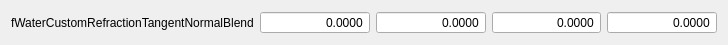
<?xml version="1.0" encoding="UTF-8"?>
<ui version="4.0">
 <class>Form</class>
 <widget class="QWidget" name="Form">
  <property name="geometry">
   <rect>
    <x>0</x>
    <y>0</y>
    <width>728</width>
    <height>40</height>
   </rect>
  </property>
  <property name="windowTitle">
   <string>Form</string>
  </property>
  <layout class="QHBoxLayout" name="horizontalLayout">
   <item>
    <widget class="QLabel" name="valName">
     <property name="minimumSize">
      <size>
       <width>225</width>
       <height>0</height>
      </size>
     </property>
     <property name="text">
      <string>fWaterCustomRefractionTangentNormalBlend</string>
     </property>
    </widget>
   </item>
   <item>
    <widget class="QDoubleSpinBox" name="v0">
     <property name="alignment">
      <set>Qt::AlignRight|Qt::AlignTrailing|Qt::AlignVCenter</set>
     </property>
     <property name="buttonSymbols">
      <enum>QAbstractSpinBox::NoButtons</enum>
     </property>
     <property name="correctionMode">
      <enum>QAbstractSpinBox::CorrectToNearestValue</enum>
     </property>
     <property name="showGroupSeparator" stdset="0">
      <bool>false</bool>
     </property>
     <property name="decimals">
      <number>4</number>
     </property>
     <property name="minimum">
      <double>-10000000000000000735758738477112498397576062152177456799245857901351759143802190202050679656153088.000000000000000</double>
     </property>
     <property name="maximum">
      <double>999999999999999993220948674361627976461708441944064.000000000000000</double>
     </property>
     <property name="stepType">
      <enum>QAbstractSpinBox::DefaultStepType</enum>
     </property>
     <property name="value">
      <double>0.000000000000000</double>
     </property>
    </widget>
   </item>
   <item>
    <widget class="QDoubleSpinBox" name="v1">
     <property name="alignment">
      <set>Qt::AlignRight|Qt::AlignTrailing|Qt::AlignVCenter</set>
     </property>
     <property name="buttonSymbols">
      <enum>QAbstractSpinBox::NoButtons</enum>
     </property>
     <property name="correctionMode">
      <enum>QAbstractSpinBox::CorrectToNearestValue</enum>
     </property>
     <property name="showGroupSeparator" stdset="0">
      <bool>false</bool>
     </property>
     <property name="decimals">
      <number>4</number>
     </property>
     <property name="minimum">
      <double>-10000000000000000735758738477112498397576062152177456799245857901351759143802190202050679656153088.000000000000000</double>
     </property>
     <property name="maximum">
      <double>999999999999999993220948674361627976461708441944064.000000000000000</double>
     </property>
     <property name="stepType">
      <enum>QAbstractSpinBox::DefaultStepType</enum>
     </property>
     <property name="value">
      <double>0.000000000000000</double>
     </property>
    </widget>
   </item>
   <item>
    <widget class="QDoubleSpinBox" name="v2">
     <property name="alignment">
      <set>Qt::AlignRight|Qt::AlignTrailing|Qt::AlignVCenter</set>
     </property>
     <property name="buttonSymbols">
      <enum>QAbstractSpinBox::NoButtons</enum>
     </property>
     <property name="correctionMode">
      <enum>QAbstractSpinBox::CorrectToNearestValue</enum>
     </property>
     <property name="showGroupSeparator" stdset="0">
      <bool>false</bool>
     </property>
     <property name="decimals">
      <number>4</number>
     </property>
     <property name="minimum">
      <double>-10000000000000000735758738477112498397576062152177456799245857901351759143802190202050679656153088.000000000000000</double>
     </property>
     <property name="maximum">
      <double>999999999999999993220948674361627976461708441944064.000000000000000</double>
     </property>
     <property name="stepType">
      <enum>QAbstractSpinBox::DefaultStepType</enum>
     </property>
     <property name="value">
      <double>0.000000000000000</double>
     </property>
    </widget>
   </item>
   <item>
    <widget class="QDoubleSpinBox" name="v3">
     <property name="alignment">
      <set>Qt::AlignRight|Qt::AlignTrailing|Qt::AlignVCenter</set>
     </property>
     <property name="buttonSymbols">
      <enum>QAbstractSpinBox::NoButtons</enum>
     </property>
     <property name="correctionMode">
      <enum>QAbstractSpinBox::CorrectToNearestValue</enum>
     </property>
     <property name="showGroupSeparator" stdset="0">
      <bool>false</bool>
     </property>
     <property name="decimals">
      <number>4</number>
     </property>
     <property name="minimum">
      <double>-10000000000000000735758738477112498397576062152177456799245857901351759143802190202050679656153088.000000000000000</double>
     </property>
     <property name="maximum">
      <double>999999999999999993220948674361627976461708441944064.000000000000000</double>
     </property>
     <property name="stepType">
      <enum>QAbstractSpinBox::DefaultStepType</enum>
     </property>
     <property name="value">
      <double>0.000000000000000</double>
     </property>
    </widget>
   </item>
  </layout>
 </widget>
 <resources/>
 <connections/>
</ui>
